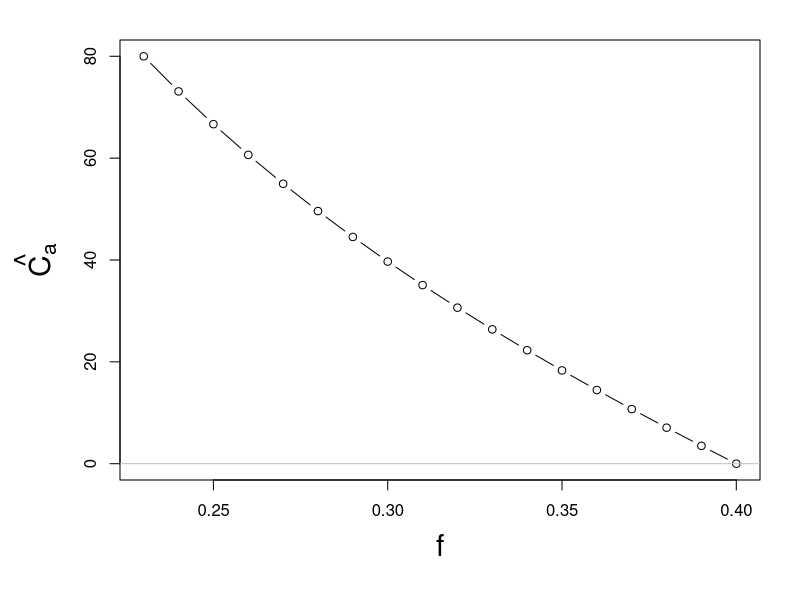
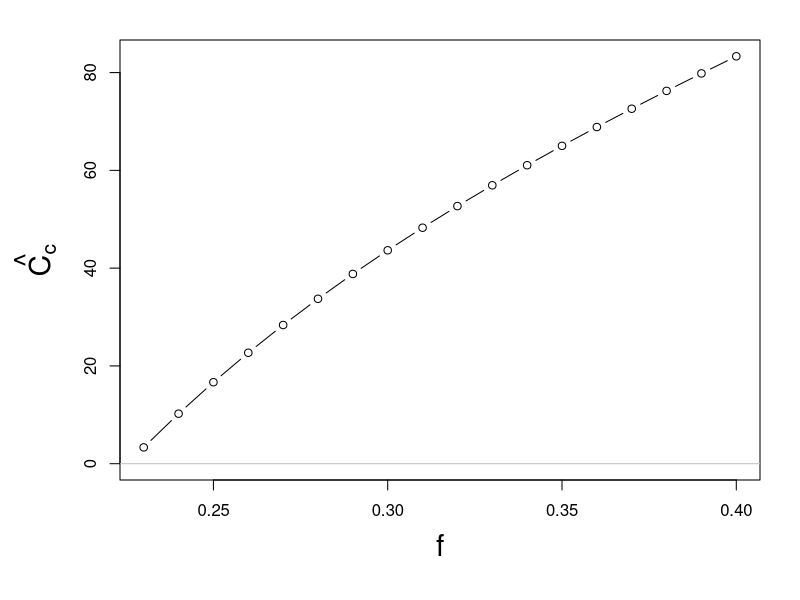
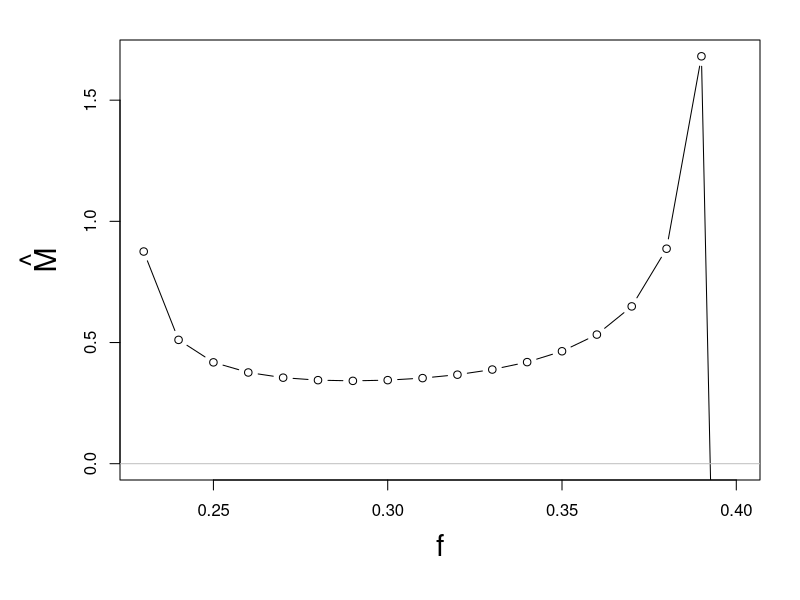
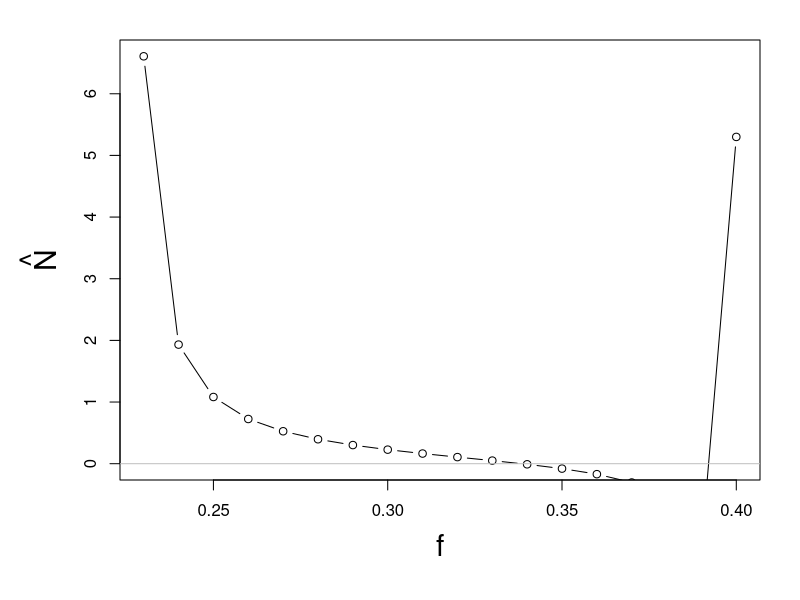
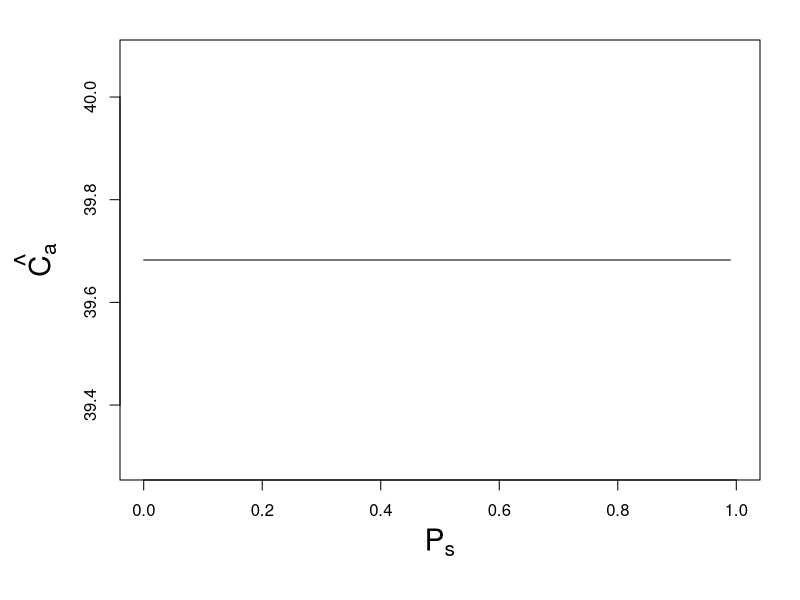
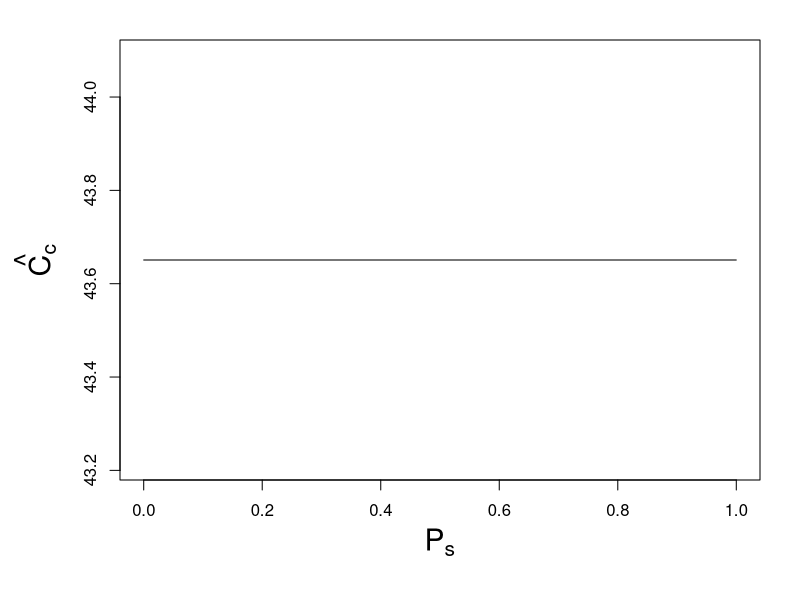
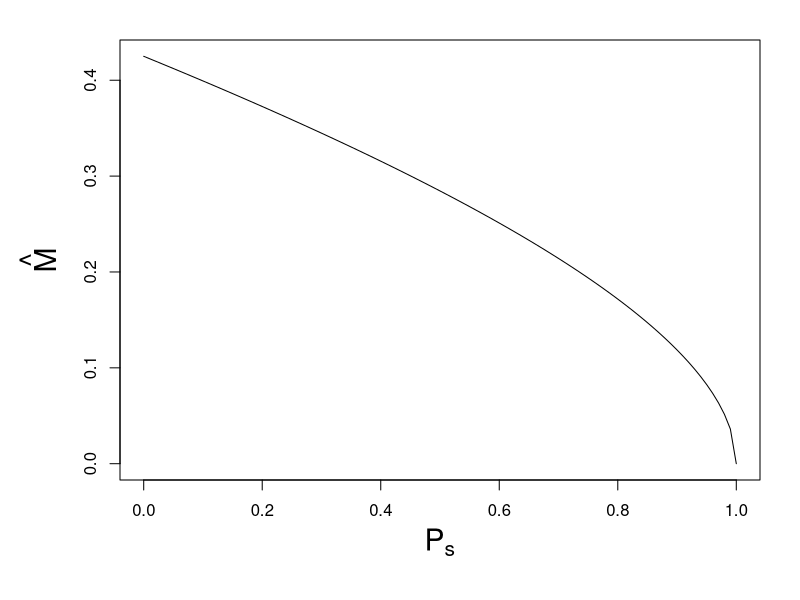
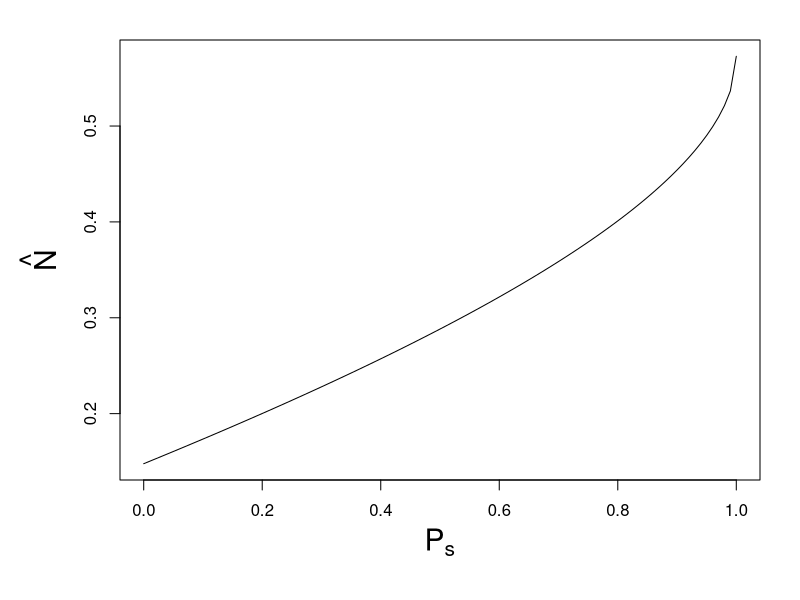

Here is the R script that generated these plots, in order:
# This function returns the equlibrium value for mutualist and non-mutualist
CaCcMN_eqm<-function(km=10,kn=30,kc=5,d,bmax,s,f,phi,g,ps,u){
  
  beta1<- -(phi*f)/(g*(1-f))
  beta2<- (km/((bmax*(1-s))-d)) - (kn/((bmax-d)*((1-f)^2)))
  beta<-beta1/(d*beta2)
  
  alp1<- (km*d*u*beta)/((bmax*(1-s))-d)
  alp1<-alp1 - (phi*u/g) -(f*(1-ps)*beta)
  
  alp2<- -((1-ps)*kc*beta*f)-((1-f)*(1-ps)*(beta^2))
  alp3<- -(kc*(1-f)*(1-ps)*(beta^2))
  Meq<- (-alp2 + sqrt((alp2^2)-(4*alp1*alp3)))/(2*alp1)
  Neq<- beta-Meq
  
  Caeq<- ((Meq+(Neq*(1-f)))*(Meq+kc)*(1-ps))/(u*(Meq^2))
  Cceq<- phi/(g*(Meq+Neq))
  
  res<-list(Caeq=Caeq,Cceq=Cceq,Meq=Meq,Neq=Neq)
  
  return(res)
}
#---------------------------------------------------------------------------------------------
# Plot equilibrium values of Ca, Cc, M, N against fidelity (f)

# call the function 
km<- 10 # half saturation constant for mutualist 
kn<- 30 # half saturation constant for non-mutualist
kc<- 5 # half saturation constant for allocated carbon
d<- 0.5 # death rate of mutualist and non-mutualist
bmax<- 0.8 # maximum growth rate of symbionts
s<- 0.3 # cost of mutualism
#f<-0.3 # fidelity
phi <- 5 # constant resource value for construction carbon
g<- 0.2 # Rate at which construction carbon is allocated to both symbionts
ps <- 0.3 # P-availability in the soil
u<- 0.4 # Phosphorous uptake per unit of preferentially allocated carbon received by mutualists

#CaCcMN_eqm(km=km,kn=kn,kc=kc,d=d,bmax=bmax,s=s,f=f,phi=phi,g=g,ps=ps,u=u) # you can check the numerical M, N equilibria value with this analytical finding

mylist<-seq(from=0,to=1,by=0.01)
df<-matrix(NA,nrow=length(mylist),ncol=5)
colnames(df)<-c("f","Caeq","Cceq","Meq","Neq")
df<-as.data.frame(df)
for(i in seq_along(mylist)){
  f<-mylist[i]
  res<-CaCcMN_eqm(km=km,kn=kn,kc=kc,d=d,bmax=bmax,s=s,f=f,phi=phi,g=g,ps=ps,u=u)
  df$f[i]<-f
  df$Caeq[i]<-res$Caeq
  df$Cceq[i]<-res$Cceq
  df$Meq[i]<-res$Meq
  df$Neq[i]<-res$Neq
}

df<-na.omit(df)
df<-df[which(df$Caeq>0),]

pdf("./Results/pdf_fig/Ca_eqm_vs_f.pdf",width=8,height=8)
op<-par(mar=c(6,6,2,2))
plot(df$f,df$Caeq,type="b",xlab="f",ylab=expression(hat(C[a])),cex.lab=1.8,ylim=c(0,max(df$Caeq)))
abline(h=0,col="grey")
par(op)
dev.off()

pdf("./Results/pdf_fig/Cc_eqm_vs_f.pdf",width=8,height=8)
op<-par(mar=c(6,6,2,2))
plot(df$f,df$Cceq,type="b",xlab="f",ylab=expression(hat(C[c])),cex.lab=1.8,ylim=c(0,max(df$Cceq)))
abline(h=0,col="grey")
par(op)
dev.off()

pdf("./Results/pdf_fig/M_eqm_vs_f.pdf",width=8,height=8)
op<-par(mar=c(6,6,2,2))
plot(df$f,df$Meq,type="b",xlab="f",ylab=expression(hat(M)),cex.lab=1.8,ylim=c(0,max(df$Meq)))
abline(h=0,col="grey")
par(op)
dev.off()

pdf("./Results/pdf_fig/N_eqm_vs_f.pdf",width=8,height=8)
op<-par(mar=c(6,6,2,2))
plot(df$f,df$Neq,type="b",xlab="f",ylab=expression(hat(N)),cex.lab=1.8,ylim=c(0,max(df$Neq)))
abline(h=0,col="grey")
par(op)
dev.off()


#----------------------------------------------------------------------------------------------
# Plot equilibrium values of Ca, Cc, M, N against soil Phosphorous availability (ps)

# call the function 
km<- 10 # half saturation constant for mutualist 
kn<- 30 # half saturation constant for non-mutualist
kc<- 5 # half saturation constant for allocated carbon
d<- 0.5 # death rate of mutualist and non-mutualist
bmax<- 0.8 # maximum growth rate of symbionts
s<- 0.3 # cost of mutualism
f<-0.3 # fidelity
phi <- 5 # constant resource value for construction carbon
g<- 0.2 # Rate at which construction carbon is allocated to both symbionts
#ps <- 0.3 # P-availability in the soil
u<-0.4 # Phosphorous uptake per unit of preferentially allocated carbon received by mutualists

mylist<-seq(from=0,to=1,by=0.01)
df<-matrix(NA,nrow=length(mylist),ncol=5)
colnames(df)<-c("ps","Caeq","Cceq","Meq","Neq")
df<-as.data.frame(df)
for(i in seq_along(mylist)){
  ps<-mylist[i]
  res<-CaCcMN_eqm(km=km,kn=kn,kc=kc,d=d,bmax=bmax,s=s,f=f,phi=phi,g=g,ps=ps,u=u)
  df$ps[i]<-ps
  df$Caeq[i]<-res$Caeq
  df$Cceq[i]<-res$Cceq
  df$Meq[i]<-res$Meq
  df$Neq[i]<-res$Neq
}

pdf("./Results/pdf_fig/Ca_eqm_vs_ps.pdf",width=8,height=8)
op<-par(mar=c(6,6,2,2))
plot(df$ps,df$Caeq,type="l",xlab=expression(P[s]),ylab=expression(hat(C[a])),cex.lab=1.8)
#abline(h=0,col="grey")
par(op)
dev.off()

pdf("./Results/pdf_fig/Cc_eqm_vs_ps.pdf",width=8,height=8)
op<-par(mar=c(6,6,2,2))
plot(df$ps,df$Cceq,type="l",xlab=expression(P[s]),ylab=expression(hat(C[c])),cex.lab=1.8)
#abline(h=0,col="grey")
dev.off()

pdf("./Results/pdf_fig/M_eqm_vs_ps.pdf",width=8,height=8)
op<-par(mar=c(6,6,2,2))
plot(df$ps,df$Meq,type="l",xlab=expression(P[s]),ylab=expression(hat(M)),cex.lab=1.8)
#abline(h=0,col="grey")
dev.off()

pdf("./Results/pdf_fig/N_eqm_vs_ps.pdf",width=8,height=8)
op<-par(mar=c(6,6,2,2))
plot(df$ps,df$Neq,type="l",xlab=expression(P[s]),ylab=expression(hat(N)),cex.lab=1.8)
#abline(h=0,col="grey")
dev.off()
